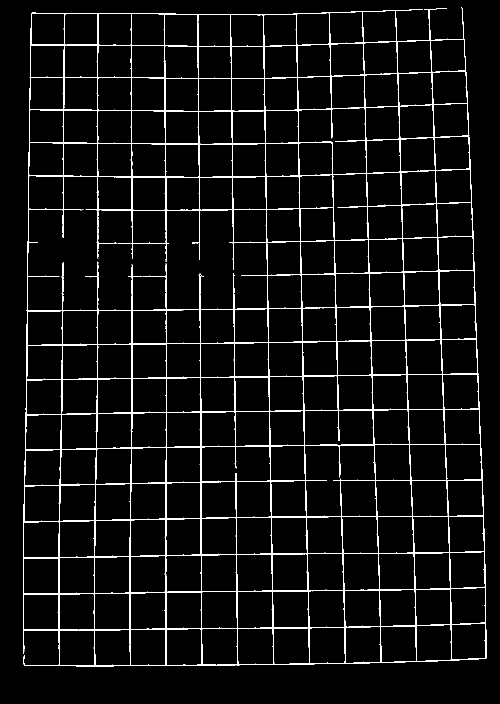
#> input picture 角点检测/picture2_1.png, 1000 x 1407 px (shown at 1/2 size)
$ python jiaodian2.py
#> lines starting #> are read from the running program, lines starting #| are printed output that depends on the picture; after the words box and inside, x2 and y2 are one past the last pixel; in counts of white or black regions, pixels touching at a corner belong together
import cv2
import matplotlib.pyplot as plt
import numpy as np
import csv
def remove_small_area(img,a):
    num_labels, labels, stats, centroids = cv2.connectedComponentsWithStats(img, connectivity=8)
    for i in range(1, num_labels):
        if stats[i][4] < a:
            img[labels == i] = 0
    return img
img=cv2.imread('picture2_1.png',0)
#> img: shape (1407, 1000); 4.6% white in thin lines or dots, all inside (x1, y1, x2, y2) = (46, 15, 973, 1333)
#闭操作
kernel = cv2.getStructuringElement(cv2.MORPH_RECT, (3, 3))
img = cv2.morphologyEx(img, cv2.MORPH_CLOSE, kernel)
plt.imshow(img,cmap='gray')
plt.show()
# #去除小面积区域
img = remove_small_area(img, 30)
#> in remove_small_area, `num_labels, labels, stats, centroids = cv2.connectedComponentsWithStat..`: num_labels = 2; stats = [[0, 0, 1000, 1407, 1342578], [46, 15, 927, 1318, 64422]]; centroids = [[499.2, 703.2], [504.7, 697.9]]
plt.imshow(img,cmap='gray')
plt.show()
# [11 lines of commented-out code are left out]
img = cv2.ximgproc.thinning(img,thinningType=cv2.ximgproc.THINNING_ZHANGSUEN)
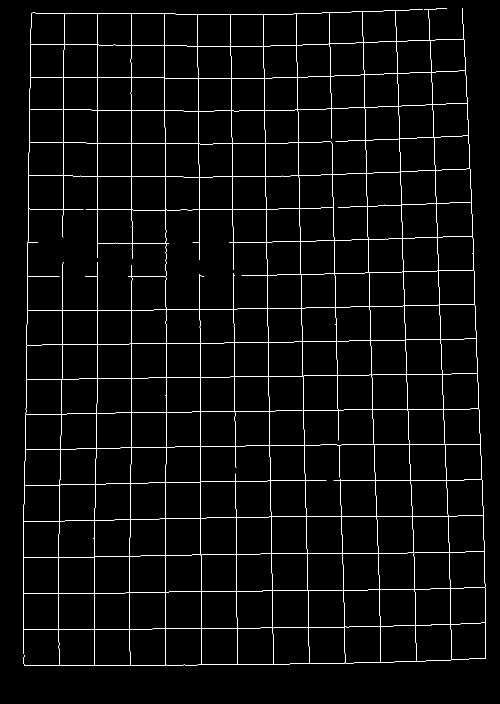
#> img: shape (1407, 1000) (shown at 1/2 size); 2.5% white in thin lines or dots, all inside (x1, y1, x2, y2) = (46, 16, 972, 1332)
plt.imshow(img,cmap='gray')
plt.show()

#检测角点
corners = cv2.goodFeaturesToTrack(img, 280, 0.01, 50)
#> corners = 279 rows, first 8: [188, 1259], [117, 1259], [331, 1257], [474, 1256], [617, 1255], [760, 1252], [901, 1248], [117, 1187]
print(len(corners))
#| 279

# [14 lines of commented-out code are left out]

img1=cv2.imread("work/picture2.png")
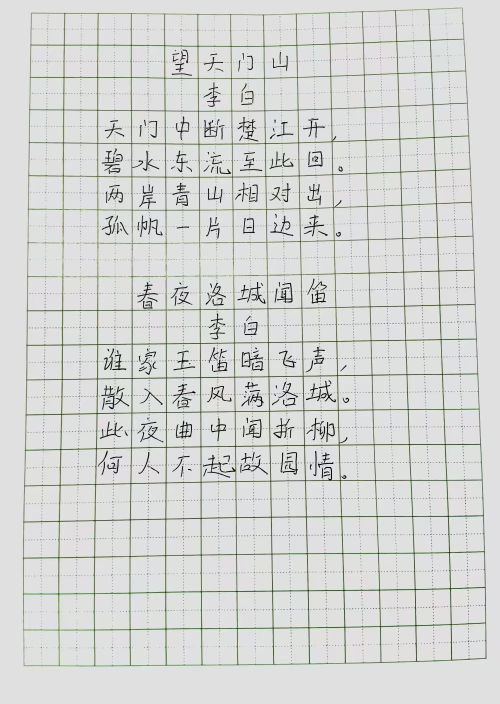
#> input picture 角点检测/work/picture2.png, 1000 x 1407 px (shown at 1/2 size)
#> img1 is the input picture: shape (1407, 1000, 3); mean B, G, R 212.4, 214.7, 213.1
#画出角点
#img1=cv2.cvtColor(img,cv2.COLOR_GRAY2BGR)
for i in corners:
    x, y = i.ravel()
    cv2.circle(img1, (int(x), int(y)), 2, (0,0,255), -1)
#> this loop made 279 passes
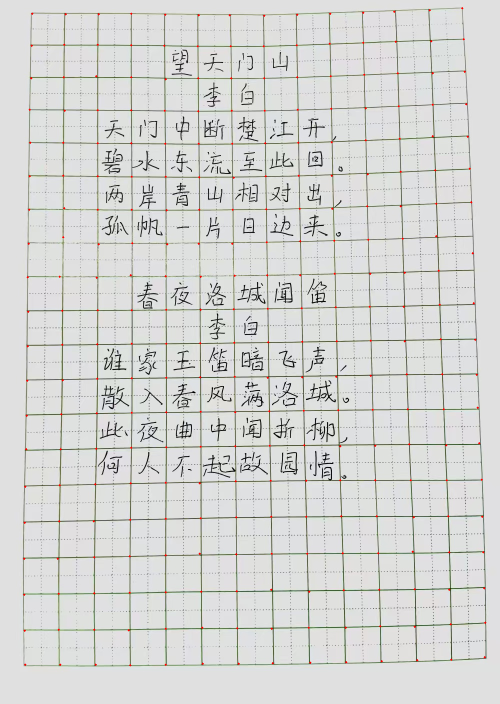
#> img1: shape (1407, 1000, 3) (shown at 1/2 size); 0.26% of pixels changed, all inside (x1, y1, x2, y2) = (46, 14, 973, 1333)
cv2.imwrite("picture1_corner.png", img1)
plt.imshow(img1)
plt.show()

#转化为整数
corners = np.int0(corners)
img=cv2.cvtColor(img,cv2.COLOR_GRAY2BGR)
#找到横坐标最小的二十个点
corners = sorted(corners, key=lambda x: x[0][0])
#> corners = 279 items, first 6: [[48, 1189]], [[48, 1117]], [[49, 1261]], [[49, 1045]], [[50, 973]], [[50, 1329]]
count=0
img1=cv2.imread("work/picture2.png",0)
#> img1: shape (1407, 1000); min 0, max 249, mean 214
flag=0
data = [
    ["File Name", "Top Left", "Top Right", "Bottom Right", "Bottom Left","Has Text"],
]
for i in range(13):
    i_=i*20
    corners1=corners[i_:i_+20]
    corners2=corners[i_+20:i_+40]
    corners1 = sorted(corners1, key=lambda x: x[0][1])
    corners2 = sorted(corners2, key=lambda x: x[0][1])
    for j in range(19):
        flag=0
        x1,y1=corners1[j][0]
        x2,y2=corners2[j][0]
#> (the run stopped early here; a loop or call above may not have finished)
